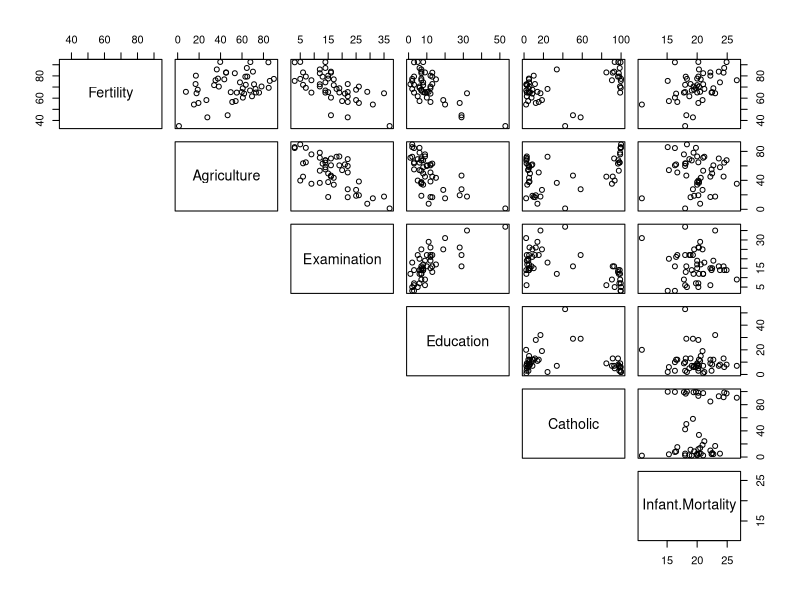

The R script that drew this image:
## ---- chunk 1
# load the data
?swiss

attach(swiss)
## ---- chunk 2
head(swiss)

summary(swiss)
## ---- chunk 3
pairs(swiss,lower.panel = NULL)
## ---- chunk 4

swissModel <-lm(Fertility ~ Agriculture + Examination + Education + Catholic + Infant.Mortality)

swissModel

## ---- chunk 5

summary(swissModel)

## ---- chunk 6
# calculate the B2 test statistics
B2.teststatistic = -0.014071 / 0.022708
print(paste("The B2 test statistic is: ", B2.teststatistic))

# calculate the B2 p-value of the test statistic
B2.pvalue = 2*pt(-abs(B2.teststatistic), df=(113 - 4 - 1))  # calc p Value
print(paste("The B2 p-value is: ", B2.pvalue))

# calculate the B2 critical value to compare the test statistic to
criticalValue = qt(0.975, (113 - 4 - 1))
print(paste("The critical value is: ", criticalValue))
## ---- chunk 7
B1 <- 0.237209
se.B1 <- 0.060957

B2 <- -0.014071
se.B2 <- 0.022708

B3 <- 0.020383
se.B3 <- 0.005524

delta <- qt((1 - (.05/6)), (113 - 4 - 1))

B1.CI.low <- B1 - (delta * se.B1)
B1.CI.high <- B1 + (delta * se.B1)
print(paste("The simultaneous 95% CI for B1 is: ", B1.CI.low, " - ", B1.CI.high))

B2.CI.low <- B2 - (delta * se.B2)
B2.CI.high <- B2 + (delta * se.B2)
print(paste("The simultaneous 95% CI for B2 is: ", B2.CI.low, " - ", B2.CI.high))

B3.CI.low <- B3 - (delta * se.B3)
B3.CI.high <- B3 + (delta * se.B3)
print(paste("The simultaneous 95% CI for B3 is: ", B3.CI.low, " - ", B3.CI.high))

## ---- chunk 8
R2 <- 9139.4336 / 9256.2464

print(paste("R2 for the model is: ", R2))
## ---- chunk 9
R2.adj <- 1 - (1.0816 / (9256.2464 / (113-1)))
print(paste("R2 Adjusted for the model is: ", R2.adj))
